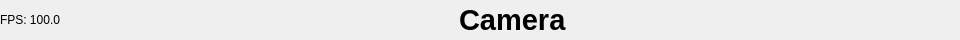
<?xml version="1.0" encoding="UTF-8"?>
<ui version="4.0">
 <class>statusBar</class>
 <widget class="QWidget" name="statusBar">
  <property name="geometry">
   <rect>
    <x>0</x>
    <y>0</y>
    <width>960</width>
    <height>40</height>
   </rect>
  </property>
  <property name="windowTitle">
   <string>Form</string>
  </property>
  <layout class="QHBoxLayout" name="horizontalLayout_2">
   <property name="margin">
    <number>0</number>
   </property>
   <item>
    <widget class="QLabel" name="lbl_fps">
     <property name="minimumSize">
      <size>
       <width>55</width>
       <height>0</height>
      </size>
     </property>
     <property name="toolTip">
      <string>Interface refresh rate, NOT the acquisition rate if grabbing from a camera.</string>
     </property>
     <property name="frameShape">
      <enum>QFrame::NoFrame</enum>
     </property>
     <property name="text">
      <string>FPS: 100.0</string>
     </property>
    </widget>
   </item>
   <item>
    <spacer name="horizontalSpacer_2">
     <property name="orientation">
      <enum>Qt::Horizontal</enum>
     </property>
     <property name="sizeHint" stdset="0">
      <size>
       <width>40</width>
       <height>20</height>
      </size>
     </property>
    </spacer>
   </item>
   <item>
    <widget class="QLabel" name="state">
     <property name="font">
      <font>
       <pointsize>22</pointsize>
       <weight>75</weight>
       <bold>true</bold>
      </font>
     </property>
     <property name="autoFillBackground">
      <bool>false</bool>
     </property>
     <property name="text">
      <string>Camera</string>
     </property>
     <property name="scaledContents">
      <bool>true</bool>
     </property>
    </widget>
   </item>
   <item>
    <spacer name="horizontalSpacer">
     <property name="orientation">
      <enum>Qt::Horizontal</enum>
     </property>
     <property name="sizeHint" stdset="0">
      <size>
       <width>40</width>
       <height>20</height>
      </size>
     </property>
    </spacer>
   </item>
  </layout>
 </widget>
 <resources/>
 <connections/>
</ui>
